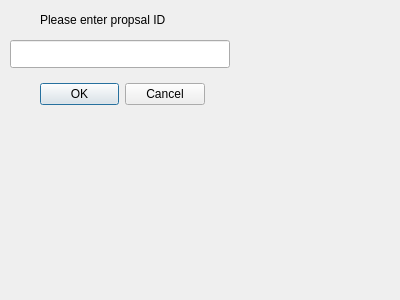
<?xml version="1.0" encoding="UTF-8"?>
<ui version="4.0">
 <class>Dialog</class>
 <widget class="QDialog" name="Dialog">
  <property name="geometry">
   <rect>
    <x>0</x>
    <y>0</y>
    <width>400</width>
    <height>300</height>
   </rect>
  </property>
  <property name="windowTitle">
   <string>Dialog</string>
  </property>
  <widget class="QLabel" name="label">
   <property name="geometry">
    <rect>
     <x>40</x>
     <y>10</y>
     <width>151</width>
     <height>20</height>
    </rect>
   </property>
   <property name="text">
    <string>Please enter propsal ID</string>
   </property>
  </widget>
  <widget class="QLineEdit" name="lineEdit">
   <property name="geometry">
    <rect>
     <x>10</x>
     <y>40</y>
     <width>220</width>
     <height>28</height>
    </rect>
   </property>
  </widget>
  <widget class="QDialogButtonBox" name="buttonBox">
   <property name="geometry">
    <rect>
     <x>40</x>
     <y>80</y>
     <width>165</width>
     <height>28</height>
    </rect>
   </property>
   <property name="standardButtons">
    <set>QDialogButtonBox::Cancel|QDialogButtonBox::Ok</set>
   </property>
  </widget>
 </widget>
 <resources/>
 <connections/>
</ui>
